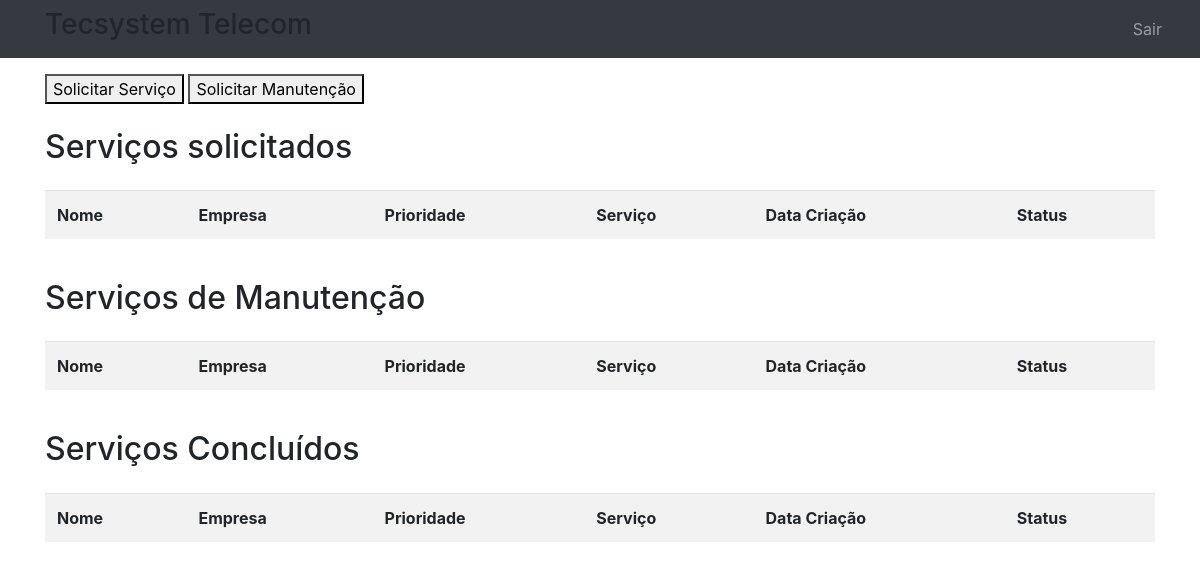
The app's page /accounts/profile/ (signed in), older data.
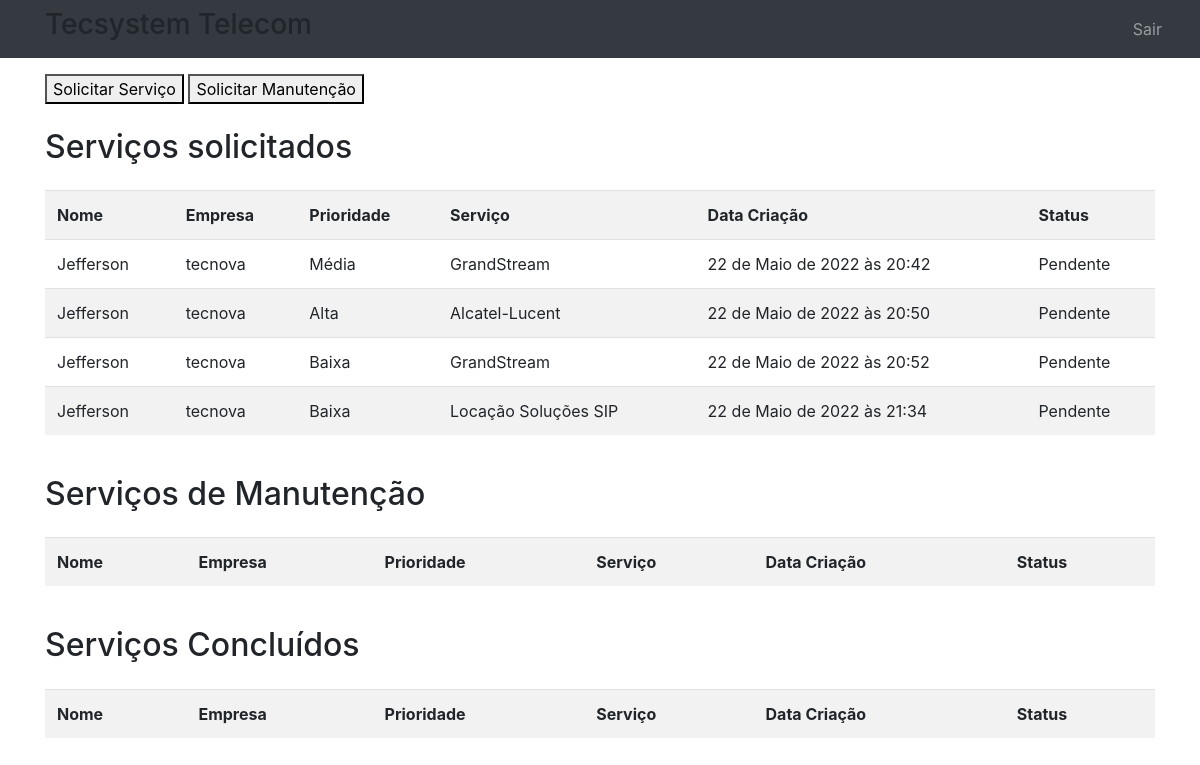
The same page, newer data.
### core/models.py (models this page shows, shortened)
class Servico(models.Model):
    nome_completo = models.CharField(max_length=50, null=True)
    empresa = models.CharField(max_length=200)
    telefone = models.CharField(max_length=15)
    email = models.CharField(max_length=100)
    prioridade = models.CharField(max_length=50)
    servico = models.CharField(max_length=50, verbose_name='Serviço')
    descricao = models.TextField(blank=True, null=True, verbose_name='Descrição')
    data_criacao= models.DateTimeField(auto_now=True, verbose_name='Solicitado')
    usuario = models.ForeignKey(User, on_delete=models.CASCADE)
    status = models.CharField(max_length=10, default='Pendente')
    class Meta:
        db_table = 'servico'

### core/views.py (the view)
# urls.py: path('accounts/profile/', views.lista_servicos),
@login_required(login_url='/login/')
def lista_servicos(request):
    usuario = request.user
    servicos = Servico.objects.filter(usuario=usuario)
    dados = {'servicos':servicos}
    return render(request, 'servicos.html', dados)

### templates/servicos.html (shortened to what this page needs)
{% extends "base.html" %}
{% block content %}
    <a href="solicitacao/">
        <button type="button">Solicitar Serviço</button>
    </a>
    <a href="manutencao/">
        <button type="button">Solicitar Manutenção</button>
    </a>
    <br><br>
    <h2>Serviços solicitados</h2>
    <div class="table-responsive">
        <table class="table table-striped">
            <tr>
                <th>Nome</th>
                <th>Empresa</th>
                <th>Prioridade</th>
                <th>Serviço</th>
                <th>Data Criação</th>
                <th>Status</th>
            </tr>
            <ul style="font-size: 18px">
                {% for servico in servicos %}
                    {% if servico.status == 'Pendente' and servico.servico != 'Manutenção' %}
                        <tr>
                            <td>{{ servico.nome_completo }}</td>
                            <td>{{ servico.empresa }}</td>
                            <td>{{ servico.prioridade }}</td>
                            <td>{{ servico.servico }}</td>
                            <td>{{ servico.data_criacao }}</td>
                            <td>{{ servico.status}}</td>
                        </tr>
                    {% endif %}
                {% endfor %}
            </ul>
        </table>
    </div>
    <br>
 <h2>Serviços de Manutenção</h2>
    <div class="table-responsive">
        <table class="table table-striped">
            <tr>
                <th>Nome</th>
                <th>Empresa</th>
                <th>Prioridade</th>
                <th>Serviço</th>
                <th>Data Criação</th>
                <th>Status</th>
            </tr>
        </table>
    </div>
    <br>
    <h2>Serviços Concluídos</h2>
    <div class="table-responsive">
        <table class="table table-striped">
            <tr>
                <th>Nome</th>
                <th>Empresa</th>
                <th>Prioridade</th>
                <th>Serviço</th>
                <th>Data Criação</th>
                <th>Status</th>
            </tr>
        </table>
    </div>
    <br>
{% endblock %}

### templates/base.html (shortened to what this page needs)
<!DOCTYPE html>
<html lang="pt-br">
<head>
    <link rel="stylesheet" href="https://stackpath.bootstrapcdn.com/bootstrap/4.5.2/css/bootstrap.min.css">
</head>
<body>
    <header>
        <nav class="navbar navbar-expand navbar-dark bg-dark mb-3">
            <div class="container">
                <h3 class="container"> Tecsystem Telecom</h3>
                <ul class="navbar-nav">
                    {% if user.is_authenticated %}
                    <li class="nav-item">
                        <a class="nav-link" href="{% url 'account_logout' %}">Sair</a>
                    </li>
                    {% endif %}
                </ul>
            </div>
        </nav>
    </header>
    <main class="container">
        {% block content %}
        {% endblock %}
    </main>
</body>
</html>

Row changes from the older to the newer data that the page shows:
added Servico: nome_completo "Jefferson", empresa "tecnova", prioridade "Média", servico "GrandStream", data_criacao "22 de Maio de 2022 às 20:42", status "Pendente"
added Servico: nome_completo "Jefferson", empresa "tecnova", prioridade "Alta", servico "Alcatel-Lucent", data_criacao "22 de Maio de 2022 às 20:50", status "Pendente"
added Servico: nome_completo "Jefferson", empresa "tecnova", prioridade "Baixa", servico "GrandStream", data_criacao "22 de Maio de 2022 às 20:52", status "Pendente"
added Servico: nome_completo "Jefferson", empresa "tecnova", prioridade "Baixa", servico "Locação Soluções SIP", data_criacao "22 de Maio de 2022 às 21:34", status "Pendente"
